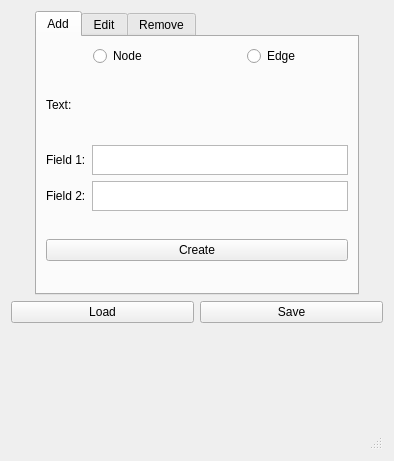
<?xml version="1.0" encoding="UTF-8"?>

<!--
 Copyright (c) 2024 John Chrosniak
 Licensed under the Apache License, Version 2.0 (the "License"); you may not
 use this file except in compliance with the License. You may obtain a copy of
 the License at
 http://www.apache.org/licenses/LICENSE-2.0
 Unless required by applicable law or agreed to in writing, software
 distributed under the License is distributed on an "AS IS" BASIS, WITHOUT
 WARRANTIES OR CONDITIONS OF ANY KIND, either express or implied. See the
 License for the specific language governing permissions and limitations under
 the License.
-->

<ui version="4.0">
 <class>route_tool</class>
 <widget class="QWidget" name="route_tool">
  <property name="geometry">
   <rect>
    <x>0</x>
    <y>0</y>
    <width>394</width>
    <height>461</height>
   </rect>
  </property>
  <property name="windowTitle">
   <string>MainWindow</string>
  </property>
  <layout class="QVBoxLayout" name="verticalLayout_8">
   <item>
    <layout class="QVBoxLayout" name="verticalLayout">
     <item>
      <layout class="QVBoxLayout" name="verticalLayout_7">
       <item alignment="Qt::AlignHCenter|Qt::AlignTop">
        <widget class="QTabWidget" name="tabWidget">
         <property name="currentIndex">
          <number>0</number>
         </property>
         <widget class="QWidget" name="add_tab">
          <property name="minimumSize">
           <size>
            <width>0</width>
            <height>0</height>
           </size>
          </property>
          <attribute name="title">
           <string>Add</string>
          </attribute>
          <layout class="QGridLayout" name="gridLayout_2">
           <item row="0" column="0">
            <layout class="QVBoxLayout" name="verticalLayout_3">
             <item>
              <layout class="QHBoxLayout" name="horizontalLayout">
               <item alignment="Qt::AlignHCenter">
                <widget class="QRadioButton" name="add_node_button">
                 <property name="text">
                  <string>Node</string>
                 </property>
                 <property name="iconSize">
                  <size>
                   <width>16</width>
                   <height>16</height>
                  </size>
                 </property>
                 <property name="shortcut">
                  <string>Del</string>
                 </property>
                </widget>
               </item>
               <item alignment="Qt::AlignHCenter">
                <widget class="QRadioButton" name="add_edge_button">
                 <property name="text">
                  <string>Edge</string>
                 </property>
                </widget>
               </item>
              </layout>
             </item>
             <item>
              <layout class="QHBoxLayout" name="horizontalLayout_4">
               <item alignment="Qt::AlignLeft|Qt::AlignVCenter">
                <widget class="QLabel" name="add_text">
                 <property name="text">
                  <string>Text:</string>
                 </property>
                </widget>
               </item>
              </layout>
             </item>
             <item>
              <layout class="QVBoxLayout" name="verticalLayout_2">
               <item>
                <layout class="QHBoxLayout" name="horizontalLayout_3">
                 <item>
                  <widget class="QLabel" name="add_label_1">
                   <property name="maximumSize">
                    <size>
                     <width>16777215</width>
                     <height>50</height>
                    </size>
                   </property>
                   <property name="text">
                    <string>Field 1:</string>
                   </property>
                  </widget>
                 </item>
                 <item>
                  <widget class="QTextEdit" name="add_field_1">
                   <property name="maximumSize">
                    <size>
                     <width>500</width>
                     <height>30</height>
                    </size>
                   </property>
                  </widget>
                 </item>
                </layout>
               </item>
               <item>
                <layout class="QHBoxLayout" name="horizontalLayout_2">
                 <item>
                  <widget class="QLabel" name="add_label_2">
                   <property name="maximumSize">
                    <size>
                     <width>16777215</width>
                     <height>50</height>
                    </size>
                   </property>
                   <property name="text">
                    <string>Field 2:</string>
                   </property>
                  </widget>
                 </item>
                 <item>
                  <widget class="QTextEdit" name="add_field_2">
                   <property name="maximumSize">
                    <size>
                     <width>16777215</width>
                     <height>30</height>
                    </size>
                   </property>
                  </widget>
                 </item>
                </layout>
               </item>
              </layout>
             </item>
             <item alignment="Qt::AlignVCenter">
              <widget class="QPushButton" name="create_button">
               <property name="text">
                <string>Create</string>
               </property>
              </widget>
             </item>
            </layout>
           </item>
          </layout>
         </widget>
         <widget class="QWidget" name="edit_tab">
          <attribute name="title">
           <string>Edit</string>
          </attribute>
          <layout class="QGridLayout" name="gridLayout">
           <item row="0" column="0">
            <layout class="QVBoxLayout" name="verticalLayout_4">
             <item>
              <layout class="QHBoxLayout" name="horizontalLayout_6">
               <item>
                <widget class="QRadioButton" name="edit_node_button">
                 <property name="text">
                  <string>Node</string>
                 </property>
                 <property name="iconSize">
                  <size>
                   <width>16</width>
                   <height>16</height>
                  </size>
                 </property>
                 <property name="shortcut">
                  <string>Del</string>
                 </property>
                </widget>
               </item>
               <item>
                <widget class="QRadioButton" name="edit_edge_button">
                 <property name="text">
                  <string>Edge</string>
                 </property>
                </widget>
               </item>
              </layout>
             </item>
             <item>
              <layout class="QHBoxLayout" name="horizontalLayout_11">
               <item>
                <widget class="QLabel" name="label_7">
                 <property name="text">
                  <string>ID:</string>
                 </property>
                </widget>
               </item>
               <item>
                <widget class="QTextEdit" name="edit_id">
                 <property name="maximumSize">
                  <size>
                   <width>16777215</width>
                   <height>50</height>
                  </size>
                 </property>
                </widget>
               </item>
              </layout>
             </item>
             <item>
              <layout class="QHBoxLayout" name="horizontalLayout_7">
               <item alignment="Qt::AlignLeft|Qt::AlignVCenter">
                <widget class="QLabel" name="edit_text">
                 <property name="text">
                  <string>Text:</string>
                 </property>
                </widget>
               </item>
              </layout>
             </item>
             <item>
              <layout class="QVBoxLayout" name="verticalLayout_5">
               <item>
                <layout class="QHBoxLayout" name="horizontalLayout_8">
                 <item>
                  <widget class="QLabel" name="edit_label_1">
                   <property name="text">
                    <string>Field 1:</string>
                   </property>
                  </widget>
                 </item>
                 <item>
                  <widget class="QTextEdit" name="edit_field_1">
                   <property name="maximumSize">
                    <size>
                     <width>16777215</width>
                     <height>50</height>
                    </size>
                   </property>
                  </widget>
                 </item>
                </layout>
               </item>
               <item>
                <layout class="QHBoxLayout" name="horizontalLayout_9">
                 <item>
                  <widget class="QLabel" name="edit_label_2">
                   <property name="text">
                    <string>Field 2:</string>
                   </property>
                  </widget>
                 </item>
                 <item>
                  <widget class="QTextEdit" name="edit_field_2">
                   <property name="maximumSize">
                    <size>
                     <width>16777215</width>
                     <height>50</height>
                    </size>
                   </property>
                  </widget>
                 </item>
                </layout>
               </item>
              </layout>
             </item>
             <item alignment="Qt::AlignVCenter">
              <widget class="QPushButton" name="confirm_button">
               <property name="text">
                <string>Confirm</string>
               </property>
              </widget>
             </item>
             <item>
              <layout class="QHBoxLayout" name="horizontalLayout_10"/>
             </item>
            </layout>
           </item>
          </layout>
         </widget>
         <widget class="QWidget" name="remove_tab">
          <attribute name="title">
           <string>Remove</string>
          </attribute>
          <layout class="QGridLayout" name="gridLayout_3">
           <item row="0" column="0">
            <layout class="QVBoxLayout" name="verticalLayout_6">
             <item>
              <layout class="QHBoxLayout" name="horizontalLayout_12">
               <item>
                <widget class="QRadioButton" name="remove_node_button">
                 <property name="text">
                  <string>Node</string>
                 </property>
                 <property name="iconSize">
                  <size>
                   <width>16</width>
                   <height>16</height>
                  </size>
                 </property>
                 <property name="shortcut">
                  <string>Del</string>
                 </property>
                </widget>
               </item>
               <item>
                <widget class="QRadioButton" name="remove_edge_button">
                 <property name="text">
                  <string>Edge</string>
                 </property>
                </widget>
               </item>
              </layout>
             </item>
             <item>
              <layout class="QHBoxLayout" name="horizontalLayout_13">
               <item>
                <widget class="QLabel" name="remove_label">
                 <property name="text">
                  <string>ID:</string>
                 </property>
                </widget>
               </item>
               <item>
                <widget class="QTextEdit" name="remove_id">
                 <property name="maximumSize">
                  <size>
                   <width>16777215</width>
                   <height>50</height>
                  </size>
                 </property>
                </widget>
               </item>
              </layout>
             </item>
             <item alignment="Qt::AlignVCenter">
              <widget class="QPushButton" name="delete_button">
               <property name="text">
                <string>Delete</string>
               </property>
              </widget>
             </item>
             <item>
              <layout class="QHBoxLayout" name="horizontalLayout_17"/>
             </item>
            </layout>
           </item>
          </layout>
         </widget>
        </widget>
       </item>
      </layout>
     </item>
     <item>
      <layout class="QHBoxLayout" name="horizontalLayout_5">
       <item>
        <widget class="QPushButton" name="load_button">
         <property name="text">
          <string>Load</string>
         </property>
        </widget>
       </item>
       <item>
        <widget class="QPushButton" name="save_button">
         <property name="text">
          <string>Save</string>
         </property>
        </widget>
       </item>
      </layout>
     </item>
    </layout>
   </item>
   <item>
    <widget class="QStatusBar" name="statusbar"/>
   </item>
  </layout>
 </widget>
 <resources/>
 <connections/>
</ui>
